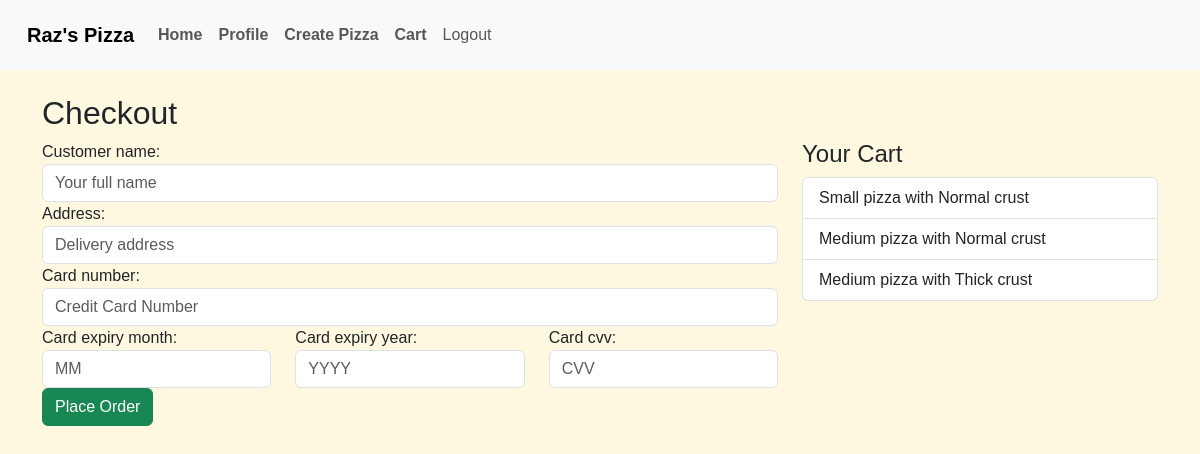
The app's page /checkout (signed in), older data.
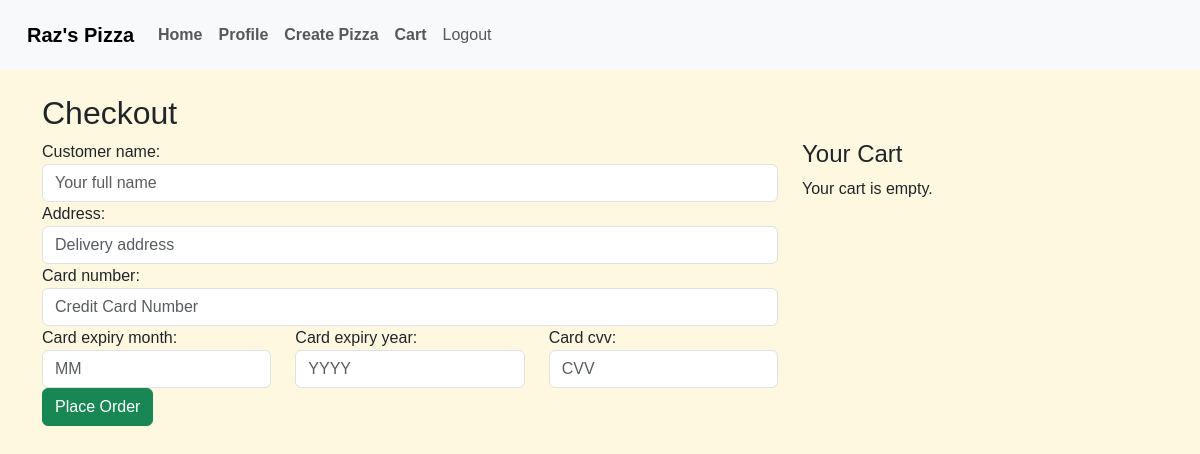
The same page, newer data.
### mainapp/models.py (models this page shows, shortened)
class CartItem(models.Model):
    cart = models.ForeignKey(Cart, on_delete=models.CASCADE, related_name="items")
    pizza = models.ForeignKey(Pizza, on_delete=models.CASCADE)
    quantity = models.PositiveIntegerField(default=1)

class Pizza(models.Model):
    size = models.ForeignKey(Size, on_delete=models.CASCADE)
    crust = models.ForeignKey(CrustType, on_delete=models.CASCADE)
    sauce = models.ForeignKey(Sauce, on_delete=models.CASCADE)
    cheese = models.ForeignKey(Cheese, on_delete=models.CASCADE)
    toppings = models.ManyToManyField(Topping)
    def __str__(self):
        return f"{self.size} pizza with {self.crust} crust"

class Size(models.Model):
    name = models.CharField(max_length=50)
    def __str__(self):
        return self.name

class CrustType(models.Model):
    name = models.CharField(max_length=50)
    def __str__(self):
        return self.name

### mainapp/views.py (the view)
# urls.py: path("checkout", views.checkout, name="checkout"),
@login_required
def checkout(request):
    cart = get_object_or_404(Cart, user=request.user)
    if request.method == "POST":
        form = CheckoutForm(request.POST)
        if form.is_valid():
            order = form.save(commit=False)
            order.user = request.user
            order.save()
            for item in cart.items.all():
                OrderItem.objects.create(
                    order=order,
                    pizza=item.pizza,
                    quantity=item.quantity
                )
            cart.items.all().delete()
            return redirect("order_confirmation", id=order.id)
    else:
        form = CheckoutForm()
    return render(request, "checkout.html", {"form": form, "cart": cart})

### mainapp/forms.py
class CheckoutForm(forms.ModelForm):
    class Meta:
        model = Order
        fields = ["customer_name", "address", "card_number", "card_expiry_month", "card_expiry_year", "card_cvv"]
        widgets = {
            "customer_name": forms.TextInput(attrs={"class": "form-control", "placeholder": "Your full name"}),
            "address": forms.TextInput(attrs={"class": "form-control", "placeholder": "Delivery address"}),
            "card_number": forms.TextInput(attrs={"class": "form-control", "placeholder": "Credit Card Number"}),
            "card_expiry_month": forms.TextInput(attrs={"class": "form-control", "placeholder": "MM"}),
            "card_expiry_year": forms.TextInput(attrs={"class": "form-control", "placeholder": "YYYY"}),
            "card_cvv": forms.TextInput(attrs={"class": "form-control", "placeholder": "CVV"}),
        }

### mainapp/templates/checkout.html (shortened to what this page needs)
{% extends "base.html" %}
{% block content %}
<div class="container mt-4">
    <h2>Checkout</h2>
    <div class="row">
        <div class="col-md-8">
            <form method="post">
                <div class="form-group">
                    {{ form.customer_name.label_tag }}
                    {{ form.customer_name }}
                </div>
                <div class="form-group">
                    {{ form.address.label_tag }}
                    {{ form.address }}
                </div>
                <div class="form-group">
                    {{ form.card_number.label_tag }}
                    {{ form.card_number }}
                </div>
                <div class="form-group">
                    <div class="row">
                        <div class="col">
                            {{ form.card_expiry_month.label_tag }}
                            {{ form.card_expiry_month }}
                        </div>
                        <div class="col">
                            {{ form.card_expiry_year.label_tag }}
                            {{ form.card_expiry_year }}
                        </div>
                        <div class="col">
                            {{ form.card_cvv.label_tag }}
                            {{ form.card_cvv }}
                        </div>
                    </div>
                </div>
                <button type="submit" class="btn btn-success">Place Order</button>
            </form>
        </div>
        <div class="col-md-4">
            <h4>Your Cart</h4>
            {% if cart.items.all %}
                <ul class="list-group">
                    {% for item in cart.items.all %}
                    <li class="list-group-item d-flex justify-content-between align-items-center">
                        {{ item.pizza }}
                    </li>
                    {% endfor %}
                </ul>
            {% else %}
                <p>Your cart is empty.</p>
            {% endif %}
        </div>
    </div>
</div>
{% endblock %}

Row changes from the older to the newer data that the page shows:
removed CartItem: pizza "Small pizza with Normal crust"
removed CartItem: pizza "Medium pizza with Normal crust"
removed CartItem: pizza "Medium pizza with Thick crust"
Text that changed along with them:
text now shown: "Your cart is empty."
